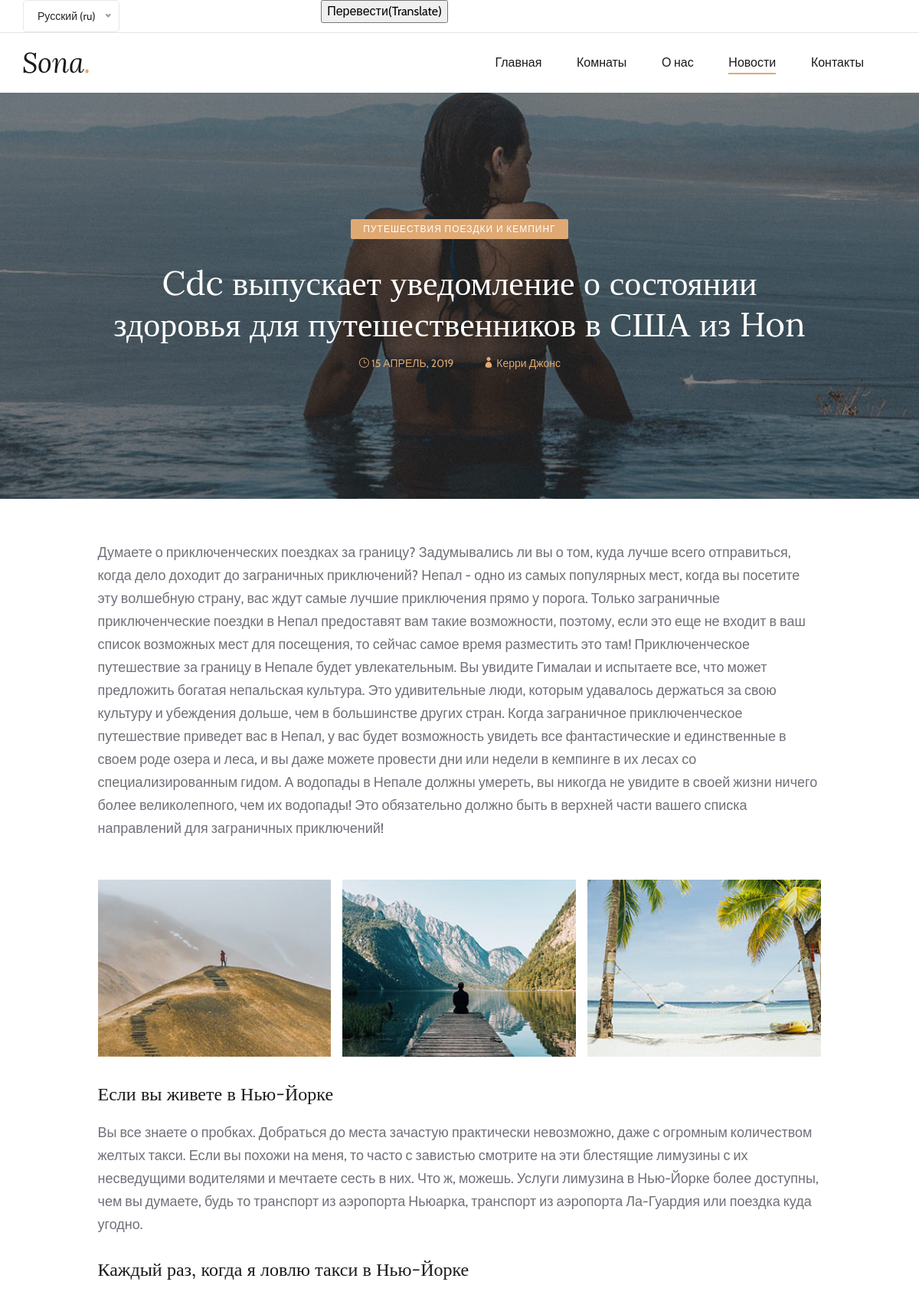
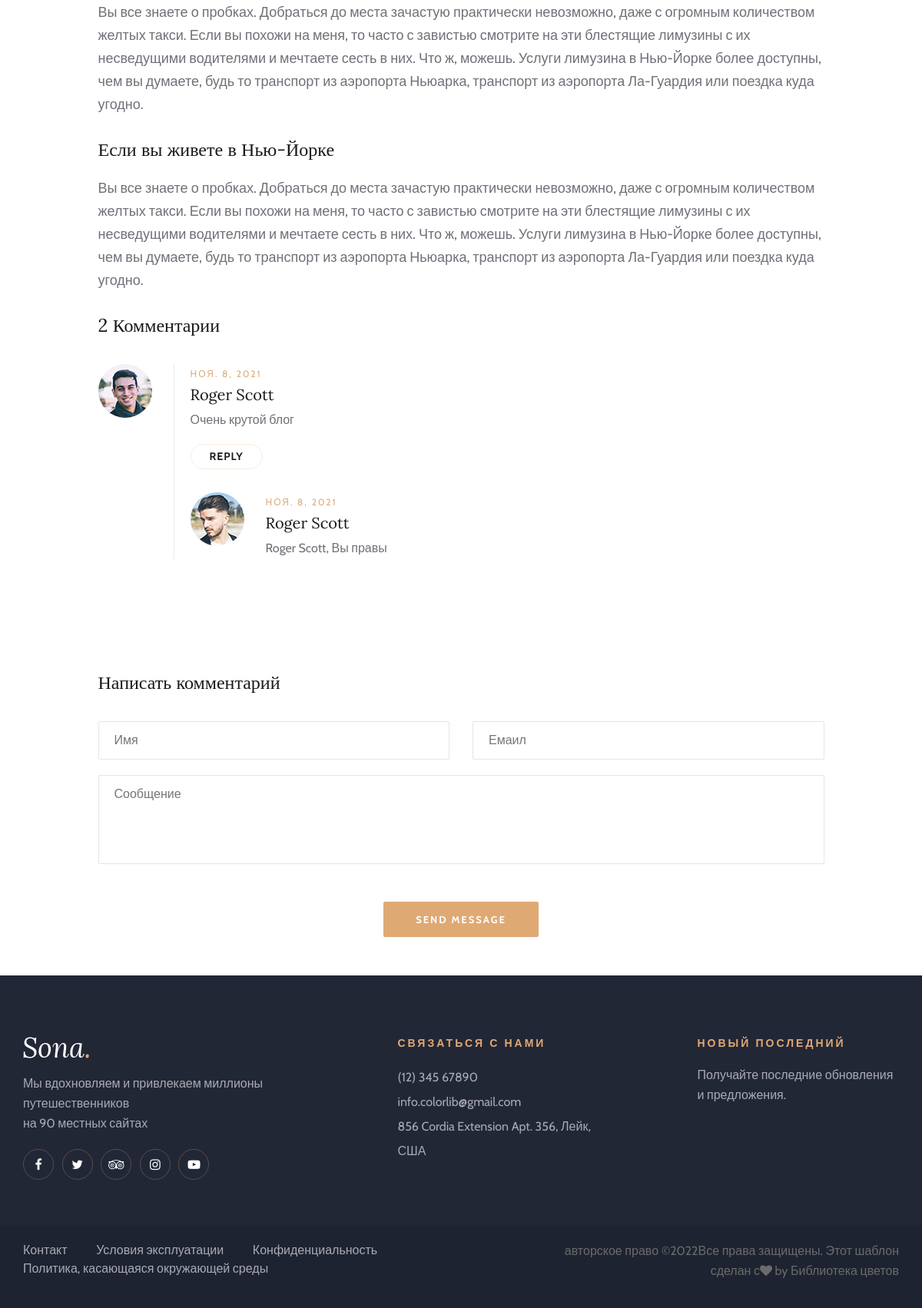
/ru/news/TremblantInCanada/, run on the app's committed database (2 pictures, top to bottom).
### hotel_list/models.py (models this page shows, shortened)
class News(models.Model):
    name = models.CharField("Имя", max_length=150)
    text_state = models.TextField("Текст статьи")
    date = models.DateField("Дата")
    author = models.EmailField("email автора")
    image = models.ImageField("Фотография", upload_to="News_shots/",)
    url = models.SlugField(max_length=130, unique=True)
    def get_review(self):
        return self.newsreviews_set.filter(parent__isnull=True)
    class Meta:
        verbose_name = "Новость"
        verbose_name_plural = "Новости"

class NewsShots(models.Model):
    title = models.CharField("Название", max_length=150)
    description = models.TextField("Описание")
    image = models.ImageField("Изображение", upload_to = "movie_shots/")
    news = models.ForeignKey(News, verbose_name = "Новость", on_delete = models.CASCADE)
    class Meta:
        verbose_name = "Фотографии для новости"
        verbose_name_plural = "Фотографии для новостей"

class NewsReviews(models.Model):
    email = models.EmailField()
    name = models.CharField("Имя", max_length = 100)
    text = models.TextField("Сообщение", max_length = 5000)
    news = models.ForeignKey(News, verbose_name="фильм", on_delete = models.CASCADE)
    date = models.DateField("Дата")
    parent = models.ForeignKey('self', verbose_name = "Родитель", on_delete = models.SET_NULL, blank = True, null = True)
    class Meta:
        verbose_name = "Отзыв к новости"
        verbose_name_plural = "Отзывы к новостям"

### hotel_list/views.py (the view)
# urls.py: path("news/<slug:slug>/", views.NewsDetailView.as_view(), name="news_detail"),
class NewsDetailView(DetailView):
    model = News
    slug_field = "url"
    template_name = "news_details.html"
    def get_context_data(self, **kwargs):
        context = super().get_context_data(**kwargs)
        context["recommend_news"] = News.objects.all()[:3]
        return context

### templates/news_details.html (shortened to what this page needs)
{% extends 'base.html' %}
{% load static i18n %}
{% block menu %}
                                <ul>
                                    <li><a href="{% url 'home' %}">{% trans 'Главная' %}</a></li>
                                    <li ><a href="{% url 'rooms' %}">{% trans 'Комнаты' %}</a></li>
                                    <li><a href="{% url 'about_us' %}">{% trans 'О нас' %}</a></li>
                                    <li class="active"><a href="{% url 'news' %}">{% trans 'Новости' %}</a></li>
                                    <li><a href="{% url 'contact' %}">{% trans 'Контакты' %}</a></li>
                                </ul>
{% endblock %}
{% block content %}
    <section class="blog-details-hero set-bg" data-setbg="{% static 'img/blog/blog-details/blog-details-hero.jpg' %}">
        <div class="container">
            <div class="row">
                <div class="col-lg-10 offset-lg-1">
                    <div class="bd-hero-text">
                        <span>{% trans 'Путешествия поездки и кемпинг' %}</span>
                        <h2>{% trans 'Cdc выпускает уведомление о состоянии здоровья для путешественников в США из Hon' %}</h2>
                        <ul>
                            <li class="b-time"><i class="icon_clock_alt"></i> 15 {% trans 'Апрель' %}, 2019</li>
                            <li><i class="icon_profile"></i> {% trans 'Керри Джонс' %}</li>
                        </ul>
                    </div>
                </div>
            </div>
        </div>
    </section>
    <section class="blog-details-section">
        <div class="container">
            <div class="row">
                <div class="col-lg-10 offset-lg-1">
                    <div class="blog-details-text">
                        <div class="bd-title">
                            <p>{{ news.text_state|safe }}</p>
                        </div>
                        <div class="bd-pic">
                            {% for image in news.newsshots_set.all %}
                            <div class="bp-item">
                                <img src="{{ image.image.url }}" alt="">
                            </div>
                            {% endfor %}
                        </div>
                        <div class="bd-more-text">
                             {% for image_text in news.newsshots_set.all %}
                            <div class="bm-item">
                                <h4>{{ image_text.title }}</h4>
                                <p>{{ image_text.description }}</p>
                            </div>
                            {% endfor %}
                        <div class="comment-option">
                            <h4>{{ news.newsreviews_set.count }}{% trans ' Комментарии' %}</h4>
                             {% for review in news.get_review %}
                            <div class="single-comment-item first-comment">
                                <div class="sc-author">
                                    <img src="{% static 'img/blog/blog-details/avatar/avatar-1.jpg' %}" alt="">
                                </div>
                                <div class="sc-text">
                                    <span>{{ review.date }}</span>
                                    <h5>{{ review.name }}</h5>
                                    <p>{{ review.text }}</p>
                                    <a href="#NewsReviewForm" onclick="AddReviewNews('{{ review.name }}', '{{ review.id }}')" class="comment-btn">Reply</a>
                                </div>
                            </div>
                            {% for rew in review.newsreviews_set.all %}
                            <div class="single-comment-item reply-comment">
                                <div class="sc-author">
                                    <img src="{% static 'img/blog/blog-details/avatar/avatar-2.jpg' %}" alt="">
                                </div>
                                <div class="sc-text">
                                    <span>{{ rew.date }}</span>
                                    <h5>{{ rew.name }}</h5>
                                    <p>{{ rew.text }}</p>
                                </div>
                            </div>
                            {% endfor %}
                            {% endfor %}
                        </div>
                        <div class="leave-comment" style="margin-top: 130px;">
                            <h4>{% trans 'Написать комментарий' %}</h4>
                            <form action="{% url 'news_add_review' news.id %}" class="comment-form" method="post" id="NewsReviewForm">
                                <div class="row">
                                    <div class="col-lg-6">
                                        <input type="text" placeholder="{% trans 'Имя' %}" name="name">
                                    </div>
                                    <div class="col-lg-6">
                                        <input type="text" placeholder="{% trans 'Емаил' %}" name="email">
                                    </div>
                                    <div class="col-lg-12 text-center">
                                        <textarea placeholder="{% trans 'Сообщение' %}" name="text" id="contactcomment"></textarea>
                                        <button type="submit" class="site-btn">Send Message</button>
                                    </div>
                                </div>
                            </form>
                        </div>
                    </div>
                </div>
            </div>
        </div>
        </div>
    </section>
{% endblock %}

### data on the page
News: text_state "Думаете о приключенческих поездках за границу? Задумывались ли вы о том, куда лучше всего отправиться, когда дело доходит до заграничных приключений? Непал - одно из самых популярных мест, когда вы посетите эту волшебную страну, вас ждут самые лучшие приключения прямо у порога. Только заграничные приключенческие поездки в Непал предоставят вам такие возможности, поэтому, если это еще не входит в ваш список возможных мест для посещения, то сейчас самое время разместить это там! Приключенческое путешествие за границу в Непале будет увлекательным. Вы увидите Гималаи и испытаете все, что может предложить богатая непальская культура. Это удивительные люди, которым удавалось держаться за свою…", newsreviews_set.count "2"
NewsShots: image (picture), title "Если вы живете в Нью-Йорке", description "Вы все знаете о пробках. Добраться до места зачастую практически невозможно, даже с огромным количеством желтых такси. Если вы похожи на меня, то часто с завистью смотрите на эти блестящие лимузины с их несведущими водителями и мечтаете сесть в них. Что ж, можешь. Услуги лимузина в Нью-Йорке более доступны, чем вы думаете, будь то транспорт из аэропорта Ньюарка, транспорт из аэропорта Ла-Гуардия или поездка куда угодно."
NewsShots: image (picture), title "Каждый раз, когда я ловлю такси в Нью-Йорке", description "Вы все знаете о пробках. Добраться до места зачастую практически невозможно, даже с огромным количеством желтых такси. Если вы похожи на меня, то часто с завистью смотрите на эти блестящие лимузины с их несведущими водителями и мечтаете сесть в них. Что ж, можешь. Услуги лимузина в Нью-Йорке более доступны, чем вы думаете, будь то транспорт из аэропорта Ньюарка, транспорт из аэропорта Ла-Гуардия или поездка куда угодно."
NewsShots: image (picture), title "Если вы живете в Нью-Йорке", description "Вы все знаете о пробках. Добраться до места зачастую практически невозможно, даже с огромным количеством желтых такси. Если вы похожи на меня, то часто с завистью смотрите на эти блестящие лимузины с их несведущими водителями и мечтаете сесть в них. Что ж, можешь. Услуги лимузина в Нью-Йорке более доступны, чем вы думаете, будь то транспорт из аэропорта Ньюарка, транспорт из аэропорта Ла-Гуардия или поездка куда угодно."
NewsReviews: date "НОЯ. 8, 2021", name "Roger Scott", text "Очень крутой блог"
NewsReviews: date "НОЯ. 8, 2021", name "Roger Scott", text "Roger Scott, Вы правы"
